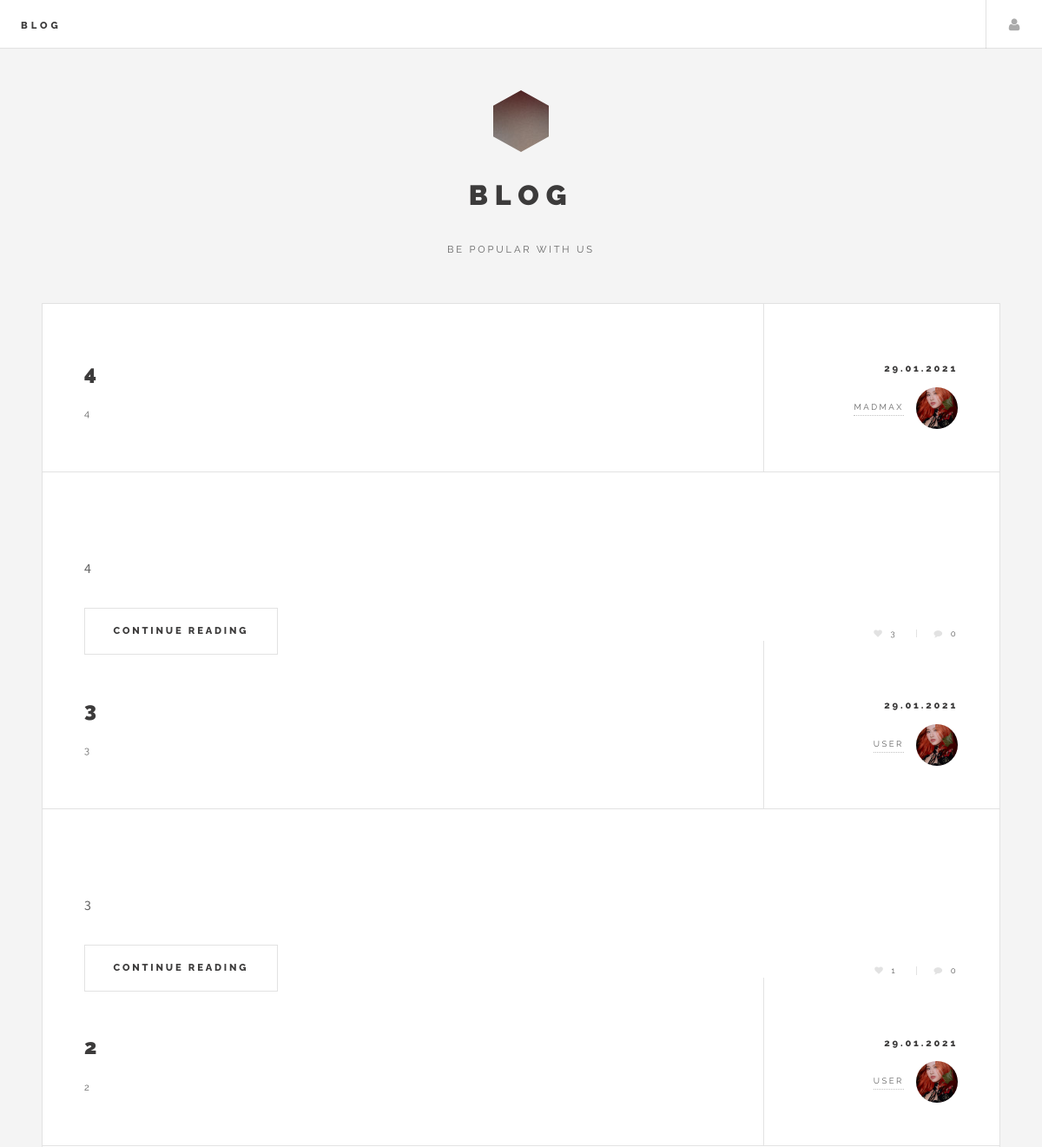
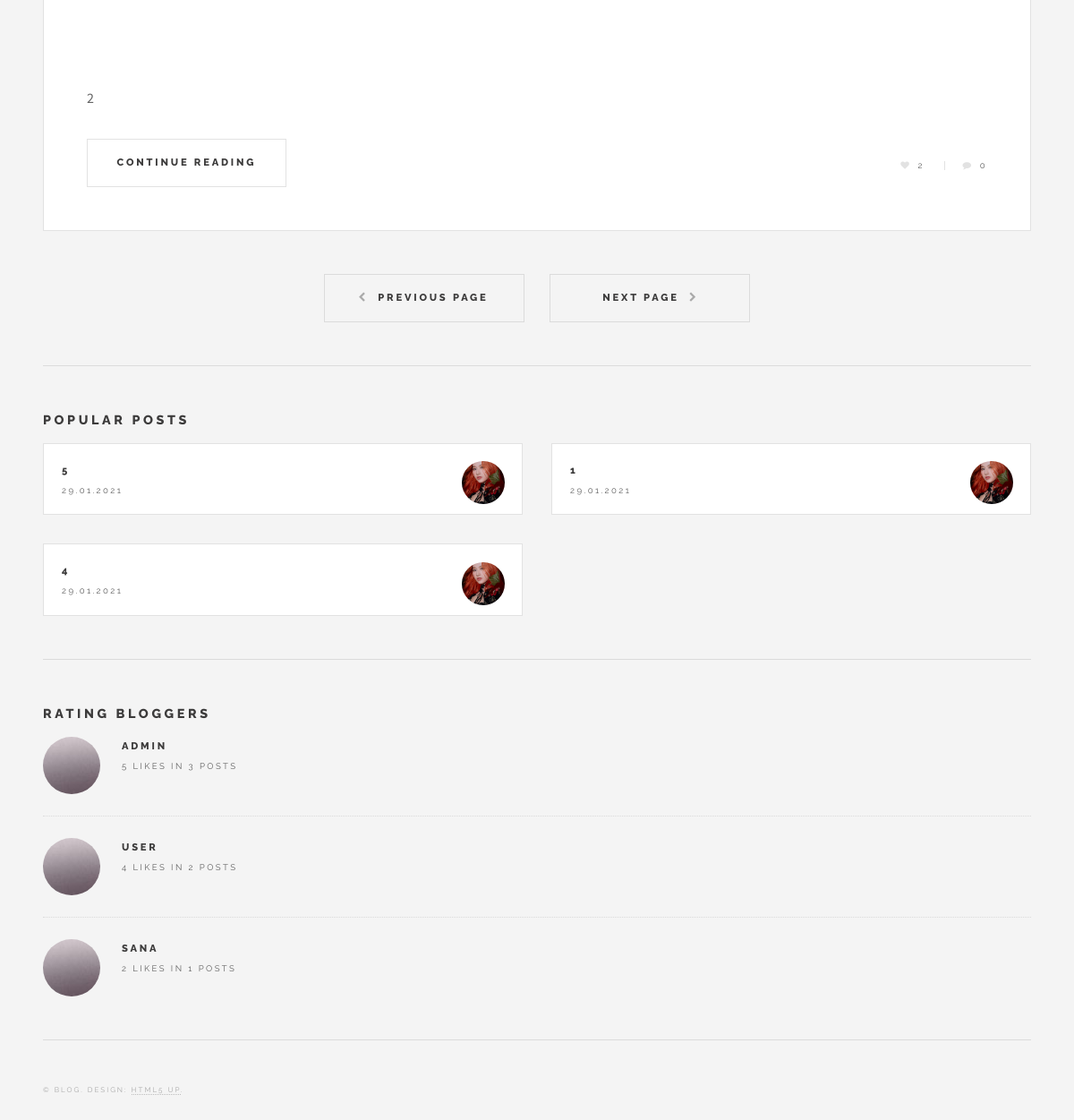
The app's page /index.php?page=2 with its own data (2 pictures, top to bottom).
### tables this page shows
CREATE TABLE `posts` (
  `id` int(11) NOT NULL,
  `title` varchar(50) NOT NULL,
  `subtitle` varchar(100) NOT NULL,
  `timestamp` timestamp NOT NULL DEFAULT CURRENT_TIMESTAMP,
  `img` varchar(100) NOT NULL,
  `resume` varchar(500) NOT NULL,
  `message` varchar(1000) NOT NULL,
  `user_id` int(11) NOT NULL
);

CREATE TABLE `users` (
  `id` int(11) NOT NULL,
  `login` varchar(30) NOT NULL,
  `password` varchar(50) NOT NULL
);

### index.php (the view, shortened to what this page needs)
<?php
require "db.php";
if (isset($_GET['page'])){
    $page = $_GET['page'];
}else $page = 1;
$kol = 3;
$art = ($page * $kol) - $kol;
$res = $pdo->query("select count(*) as count from posts");
$row = $res->fetch();
$total = $row['count'];
$str_pag=ceil($total / $kol);
$stmt1 = $pdo->query("select p.title as title, p.timestamp as timestamp, p.img as img,
count(c.post_id) as pop_post from posts p join likes c on p.id=c.post_id group by p.title, p.timestamp, p.img order by count(c.post_id) desc limit 3");
$popular = $stmt1->fetchAll();
$stmt = $pdo->query("select p.*, u.login as login,
(select count(*) from comments where post_id=p.id) as count_com,
(select count(*) from likes where post_id=p.id) as count_likes
from posts p inner join users u on p.user_id=u.id order by timestamp desc limit $art,$kol");
$posts = $stmt->fetchAll();
$stmt2 = $pdo->query("SELECT u.login as name ,u.login as login,
(select count(*) from posts where user_id=u.id) as post_count,
(select count(*) from likes where user_id=u.id) as likes_count from posts p inner join users u on p.user_id=u.id group by u.id order by post_count desc limit 3");
$ratings = $stmt2->fetchAll();
?>
<!DOCTYPE HTML>
<html>
	<head>
		<link rel="stylesheet" href="assets/css/main.css" />
	</head>
	<body>
			<div id="wrapper">
					<header id="header">
						<h1><a href="index.php">Blog</a></h1>
						<nav class="main">
							<ul>
								<li class="menu">
									<a class="fa-user" href="#menu">Menu</a>
								</li>
							</ul>
						</nav>
					</header>
					<div id="main">
							<article class="post">
                                <?php foreach ($posts as $key => $post):?>
								<header>
									<div class="title">
										<h2><a href="#"><?=$post['title']?></a></h2>
										<p><?=$post['subtitle']?></p>
									</div>
									<div class="meta">
										<time class="published" datetime="2015-11-01"><?=date('d.m.Y', strtotime($post['timestamp']))?></time>
										<a href="#" class="author"><span class="name"><?=$post['login']?></span><img src="images/avatar.jpg" alt="" /></a>
									</div>
								</header>
								<p><?=$post['resume']?></p>
								<footer>
									<ul class="actions">
										<li><a href="single.php?id=<?=$post['id']?>" class="button big">Continue Reading</a></li>
									</ul>
									<ul class="stats">
                                        <li><a href="add_like.php?id=<?=$post['id']?>" class="icon fa-heart"><?=$post['count_likes']?></a></li>
                                        <li><a href="single.php?id=<?=$post['id']?>" class="icon fa-comment"><?=$post['count_com']?></a></li>
									</ul>
								</footer>
								<?php endforeach; ?>
							</article>
							<ul class="actions pagination">
                                <?php if ($page>1) {?>
								    <li><a href="index.php?page=<?=$page-1?>" class="button big previous">Previous Page</a></li>
                                <?php } else {?>
                                    <li><a href="#" class="disabled button big previous">Previous Page</a></li>
                                <?php } ?>
                                <?php if ($page<$str_pag) {?>
								<li><a href="index.php?page=<?=$page+1?>" class="button big next">Next Page</a></li>
                                <?php } else {?>
                                    <li><a href="#" class="disabled button big next">Next Page</a></li>
                                <?php } ?>
							</ul>
					</div>
					<section id="sidebar">
							<section id="intro">
								<a href="#" class="logo"><img src="images/logo.jpg" alt="" /></a>
								<header>
									<h2>Blog</h2>
									<p>Be popular with us</p>
								</header>
							</section>
							<section>
								<h3>Popular posts</h3>
								<div class="mini-posts">
                                    <?php foreach ($popular as $key => $popipq): ?>
										<article class="mini-post">
											<header>
												<h3><a href="#"><?=$popipq['title'] ?></a></h3>
												<time class="published" datetime="2015-10-20"><?= date('d.m.Y', strtotime($popipq['timestamp']))?></time>
												<a href="#" class="author"><?=$popipq['user_id'] ?><img src="images/avatar.jpg" alt="" /></a>
											</header>
										</article>
                                    <?php endforeach; ?>
								</div>
							</section>
							<section>
								<h3>Rating bloggers</h3>
								<ul class="posts">
                                    <?php foreach ($ratings as $key => $rates):?>
									<li>
										<article>
											<header>
												<h3><a href="#"><?= $rates['name'] ?></a></h3>
												<span class="published"><?= $rates['likes_count'] ?> likes in <?= $rates['post_count'] ?> posts</span>
											</header>
											<a href="#" class="image"><img src="images/pic08.jpg" alt="" /></a>
										</article>
									</li>
                                    <?php endforeach; ?>
								</ul>
							</section>
							<section id="footer">
								<p class="copyright">&copy; Blog. Design: <a href="http://html5up.net">HTML5 UP</a>.</p>
							</section>
					</section>
			</div>
	</body>
</html>

### records on screen
posts: title "4", subtitle "4", timestamp "29.01.2021", user.login "MADMAX", resume "4", count_likes "3", count_com "0"
posts: title "3", subtitle "3", timestamp "29.01.2021", user.login "USER", resume "3", count_likes "1", count_com "0"
posts: title "2", subtitle "2", timestamp "29.01.2021", user.login "USER", resume "2", count_likes "2", count_com "0"

### other values on screen
$popipq['title'] "5"
date('d.m.Y', strtotime($popipq['timestamp'])) "29.01.2021"
$popipq['title'] "1"
$popipq['title'] "4"
$rates['name'] "ADMIN"
$rates['likes_count'] "5"
$rates['post_count'] "3"
$rates['name'] "USER"
$rates['likes_count'] "4"
$rates['post_count'] "2"
$rates['name'] "SANA"
$rates['likes_count'] "2"
$rates['post_count'] "1"
